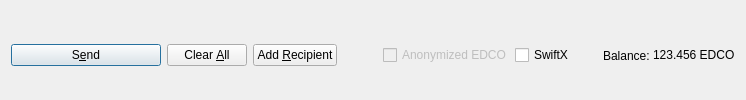
         <widget class="QFrame" name="frame_Send">
          <layout class="QHBoxLayout" name="horizontalLayout">
           <property name="bottomMargin">
            <number>0</number>
           </property>
           <item>
            <widget class="QPushButton" name="sendButton">
             <property name="minimumSize">
              <size>
               <width>150</width>
               <height>0</height>
              </size>
             </property>
             <property name="toolTip">
              <string>Confirm the send action</string>
             </property>
             <property name="text">
              <string>S&amp;end</string>
             </property>
             <property name="icon">
              <iconset resource="../edco.qrc">
               <normaloff>:/icons/send</normaloff>:/icons/send</iconset>
             </property>
             <property name="autoDefault">
              <bool>false</bool>
             </property>
             <property name="default">
              <bool>true</bool>
             </property>
            </widget>
           </item>
           <item>
            <widget class="QPushButton" name="clearButton">
             <property name="sizePolicy">
              <sizepolicy hsizetype="Minimum" vsizetype="Fixed">
               <horstretch>0</horstretch>
               <verstretch>0</verstretch>
              </sizepolicy>
             </property>
             <property name="toolTip">
              <string>Clear all fields of the form.</string>
             </property>
             <property name="text">
              <string>Clear &amp;All</string>
             </property>
             <property name="icon">
              <iconset resource="../edco.qrc">
               <normaloff>:/icons/remove</normaloff>:/icons/remove</iconset>
             </property>
             <property name="autoDefault">
              <bool>false</bool>
             </property>
            </widget>
           </item>
           <item>
            <widget class="QPushButton" name="addButton">
             <property name="toolTip">
              <string>Send to multiple recipients at once</string>
             </property>
             <property name="text">
              <string>Add &amp;Recipient</string>
             </property>
             <property name="icon">
              <iconset resource="../edco.qrc">
               <normaloff>:/icons/add</normaloff>:/icons/add</iconset>
             </property>
             <property name="autoDefault">
              <bool>false</bool>
             </property>
            </widget>
           </item>
           <item>
            <spacer name="horizontalSpacer">
             <property name="orientation">
              <enum>Qt::Horizontal</enum>
             </property>
             <property name="sizeHint" stdset="0">
              <size>
               <width>40</width>
               <height>20</height>
              </size>
             </property>
            </spacer>
           </item>
           <item>
            <layout class="QHBoxLayout" name="horizontalLayout_2">
             <property name="spacing">
              <number>3</number>
             </property>
             <item>
              <widget class="QCheckBox" name="checkxEDCO">
               <property name="enabled">
                <bool>false</bool>
               </property>
               <property name="text">
                <string>Anonymized EDCO</string>
               </property>
              </widget>
             </item>
             <item>
              <widget class="QCheckBox" name="checkSwiftTX">
               <property name="enabled">
                <bool>true</bool>
               </property>
               <property name="minimumSize">
                <size>
                 <width>85</width>
                 <height>0</height>
                </size>
               </property>
               <property name="text">
                <string>SwiftX</string>
               </property>
              </widget>
             </item>
             <item>
              <widget class="QLabel" name="label">
               <property name="text">
                <string>Balance:</string>
               </property>
              </widget>
             </item>
             <item>
              <widget class="QLabel" name="labelBalance">
               <property name="sizePolicy">
                <sizepolicy hsizetype="Preferred" vsizetype="Fixed">
                 <horstretch>0</horstretch>
                 <verstretch>0</verstretch>
                </sizepolicy>
               </property>
               <property name="cursor">
                <cursorShape>IBeamCursor</cursorShape>
               </property>
               <property name="text">
                <string notr="true">123.456 EDCO</string>
               </property>
               <property name="textInteractionFlags">
                <set>Qt::LinksAccessibleByMouse|Qt::TextSelectableByKeyboard|Qt::TextSelectableByMouse</set>
               </property>
              </widget>
             </item>
            </layout>
           </item>
          </layout>
         </widget>
